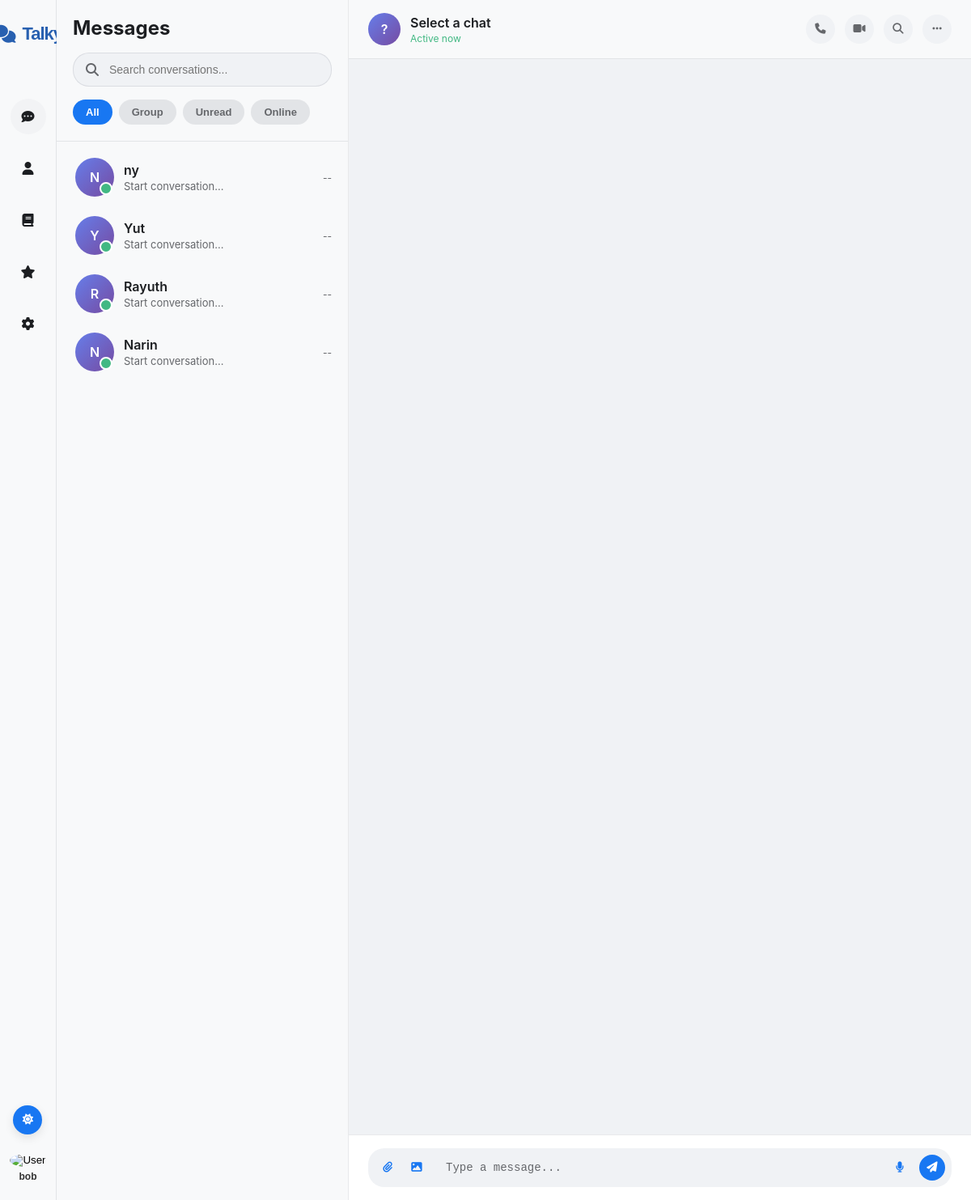
Screenshot of /dashboard?chat_user= (signed in) with the database file from the repository.
### tables this page shows
CREATE TABLE users (
        id INTEGER PRIMARY KEY AUTOINCREMENT,
        username TEXT UNIQUE,
        password TEXT,
        failed_attempts INTEGER DEFAULT 0,
        is_blocked INTEGER DEFAULT 0
    );

### app.py (the view)
@app.route('/dashboard')
def dashboard():
    print("[DEBUG] dashboard() called")
    if 'user' not in session:
        print("[DEBUG] no user in session")
        resp = make_response("", 302)
        resp.headers["Location"] = url_for('login')
        return resp
    chat_user = request.args.get('chat_user')
    users = get_all_users()
    valid_users = [u[0] for u in users]
    if chat_user and chat_user not in valid_users:
        print("[DEBUG] invalid chat_user")
        error_payload = json.dumps({"error": "Invalid user"})
        resp = make_response(error_payload, 403)
        resp.headers["Content-Type"] = "application/json"
        return resp
    return render_template(
        'dashboard.html',
        username=session['user'],
        users=users,
        chat_user=chat_user
    )

### modules/database.py (called while the page is built)
def get_db():
    return sqlite3.connect("database.db", check_same_thread=False)

def get_all_users():
    conn = get_db()
    cur = conn.cursor()
    cur.execute("SELECT username FROM users WHERE is_blocked = 0")
    users = cur.fetchall()
    conn.close()
    return users

### templates/dashboard.html (shortened to what this page needs)
<!DOCTYPE html>
<html lang="en">
<head>
    <link rel="stylesheet" href="https://cdnjs.cloudflare.com/ajax/libs/font-awesome/6.4.0/css/all.min.css">
    <link rel="stylesheet" href="assets/css/image-lightbox.css">
    <link rel="stylesheet" href="{{ url_for('static', filename='assets/css/style.css') }}">
</head>
<body data-theme="light">
    <div class="chat-app">
        <div class="sidebar" id="sidebar">
            <div class="vertical-nav" id="verticalNav">
                <div class="nav-icon tab-swtich mb-3rem" style="display:flex;align-items:center;gap:8px;padding:4px 8px;">
                    <i class="fas fa-comments" style="font-size:22px;color:#2860b0;"></i>
                    <span style="font-family:'DM Sans',Arial,sans-serif;font-size:22px;font-weight:900;color:#2860b0;letter-spacing:-1px;">Talky</span>
                </div>
                <div class="nav-icon has-badge active tab-swtich" data-tab="chats">
                    <i class="fas fa-comment-dots"></i>
                </div>
                <div class="nav-icon tab-swtich" data-tab="profile"><i class="fas fa-user"></i></div>
                <div class="nav-icon tab-swtich" data-tab="contacts"><i class="fas fa-book"></i></div>
                <div class="nav-icon tab-swtich" data-tab="favorites"><i class="fas fa-star"></i></div>
                <div class="nav-icon tab-swtich" data-tab="settings"><i class="fas fa-cog"></i></div>
                <div class="mt-auto">
                    <div class="profile-toggle-theme">
                        <button class="theme-toggle" id="themeToggle" title="Toggle Dark/Light Mode">
                        </button>
                        <div class="user-profile dropdown " id="userProfileBtn">
                            <button class="dropdown-btn" aria-haspopup="true" data-dir="right top" aria-expanded="false">
                                <img src="assets/images/banner.jpg" alt="User" class="no-lightbox" />
                                <div class="profile-name">
                                    {{ username }}
                                </div>
                            </button>
                        </div>
                    </div>
                </div>
            </div>
            <div class="tab-panel" id="tab-chats">
                <div class="sidebar-header">
                    <h1 class="sidebar-title">Messages</h1>
                    <div class="search-container">
                        <i class="fas fa-search search-icon"></i>
                        <input type="text" class="search-input" placeholder="Search conversations...">
                    </div>
                    <div class="filter-tabs">
                        <button class="filter-tab active">All</button>
                        <button class="filter-tab">Group</button>
                        <button class="filter-tab">Unread</button>
                        <button class="filter-tab">Online</button>
                    </div>
                </div>
                <div class="sidebar-container">
                    <div class="users-list">
                        {% for u in users %}
                            {% if u[0] != username %}
                            <div class="user-item" data-user="{{ u[0] }}">
                                <div class="user-avatar online">
                                    {{ u[0][0] | upper }}
                                </div>
                                <div class="user-info">
                                    <div class="user-name">{{ u[0] }}</div>
                                    <div class="user-message">Start conversation...</div>
                                </div>
                                <div class="user-meta">
                                    <div class="message-time">--</div>
                                </div>
                            </div>
                            {% endif %}
                        {% endfor %}
                    </div>
                </div>
            </div>
        </div>
        <div class="chat-main" id="chatMain">
            <div class="chat-header">
                <div class="back-chat-auth">
                    <div class="chat-user-info" id="chatUserInfo">
                        <div class="chat-avatar currentChatAvatar">
                            {{ chat_user[0] | upper if chat_user else '?' }}
                        </div>
                        <div class="chat-user-details">
                            <h3 class="currentChatName">{{ chat_user or 'Select a chat' }}</h3>
                            <div class="chat-user-status">Active now</div>
                        </div>
                    </div>
                </div>
                <div class="chat-actions">
                    <button class="action-btn" id="audioCallBtn">
                        <i class="fas fa-phone"></i>
                    </button>
                    <button class="action-btn" id="videoCallBtn">
                        <i class="fas fa-video"></i>
                    </button>
                    <button class="action-btn" id="SearchBtn">
                        <i class="fas fa-search"></i>
                    </button>
                     <div class="dropdown">
                        <button class="dropdown-btn action-btn" data-dir="bottom left" aria-label="More options">
                            <i class="fas fa-ellipsis-h"></i>
                        </button>
                    </div>
                </div>
            </div>
            <div class="chat-messages" id="chatMessages">
            </div>
            <div class="chat-input">
                <div class="input-container">
                    <div class="input-actions">
                        <button class="input-action-btn" id="attachFileBtn" title="Attach File">
                            <i class="fas fa-paperclip"></i>
                        </button>
                        <button class="input-action-btn" id="sendImageBtn" title="Send Image">
                            <i class="fas fa-image"></i>
                        </button>
                    </div>
                    <textarea class="message-input" placeholder="Type a message..." rows="1"
                        id="messageInput"></textarea>
                    <button class="input-action-btn" id="sendAudioBtn">
                        <i class="fas fa-microphone"></i>
                    </button>
                    <button class="send-button" id="sendButton">
                        <i class="fas fa-paper-plane"></i>
                    </button>
                </div>
            </div>
        </div>
    </div>
</body>
</html>

### templates/dashboard.html (style rules this page uses)
.profile-name { text-align: center; font-size: 12px; margin-top: 5px; color: #333; word-break: break-word; }

### rows the page displays
users: username "bob"
users: username "N", username "ny"
users: username "Y", username "Yut"
users: username "R", username "Rayuth"
users: username "N", username "Narin"

### other values shown
{{ chat_user[0] | upper if chat_user else '?' }} "?"
{{ chat_user or 'Select a chat' }} "Select a chat"
